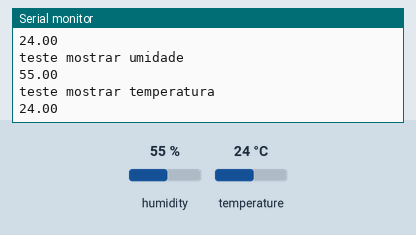
Recording of a sketch running on a simulated ESP8266 (NodeMCU). Parts: the last lines printed to the serial monitor. Inputs (shaded band) come from the test bench; at power-on: humidity 55 %, temperature 24 °C.

Above: at 2.8 s.
2.9 s: humidity set to 22 %
At 3.8 s:
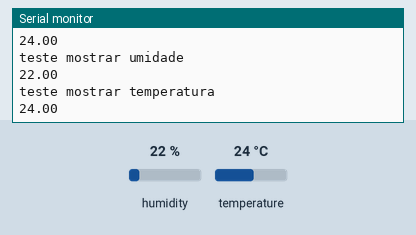
4.4 s: temperature set to 12 °C
At 5.5 s:
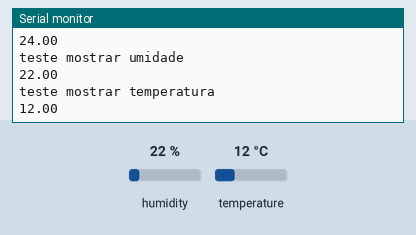
5.9 s: humidity set to 40 %
At 6.7 s:
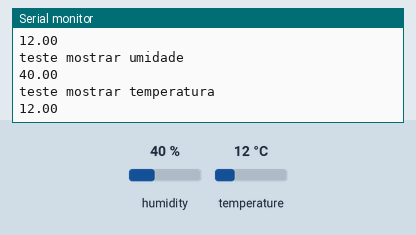
Timing chart, 0 to 8.9 s (numbered marks = the images above; inputs shaded):
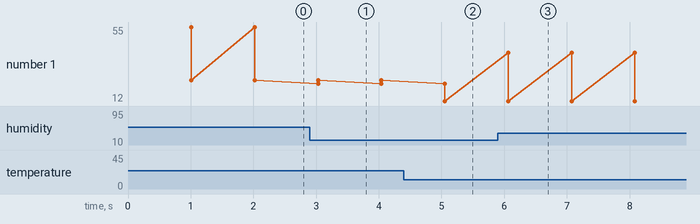

Measured:
- after the input at 2.9 s, the serial monitor: prints a new line after 0.13 s (image 1)
- after the input at 4.4 s, the serial monitor: prints a new line after 0.65 s (image 2)
- after the input at 5.9 s, the serial monitor: prints a new line after 0.16 s (image 3)
- plotted number 1: 24 → 12 after the input at 4.4 s

The sketch:

DHT11_MODELO_OK.ino
```cpp
#include "DHTesp.h"

#ifdef ESP32
#pragma message(THIS EXAMPLE IS FOR ESP8266 ONLY!)
#error Select ESP8266 board.
#endif

DHTesp dht;

void setup() {
Serial.begin(115200);//PORTA SERIAL
dht.setup(D3, DHTesp::DHT11);

}
void loop() {

  delay(dht.getMinimumSamplingPeriod());

  float humidity = dht.getHumidity();
  float temperature = dht.getTemperature();
  Serial.println("teste mostrar umidade");
  Serial.println(humidity);
  Serial.println("teste mostrar temperatura");
  Serial.println(temperature);

}
```
